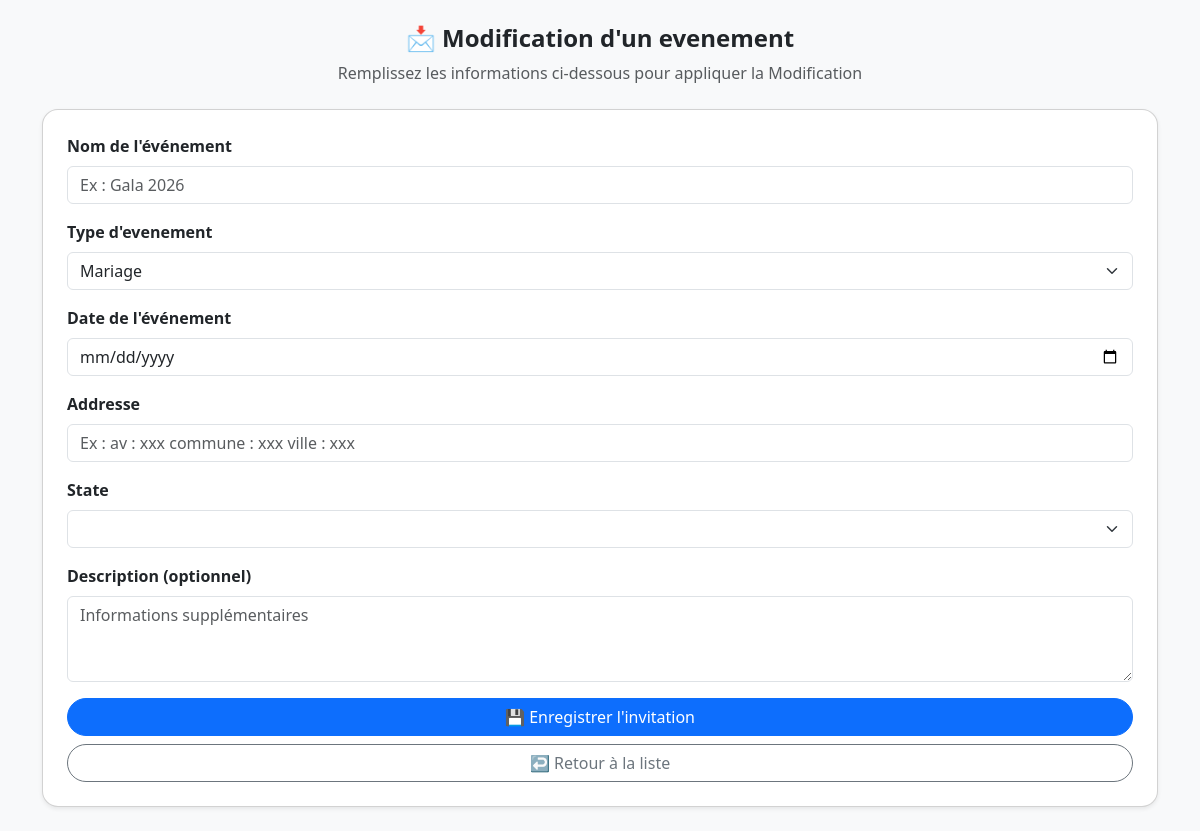
The page /edit_event/e589a537-2cef-4bb5-ab4b-d3e88845aa80 on the database as committed earlier.
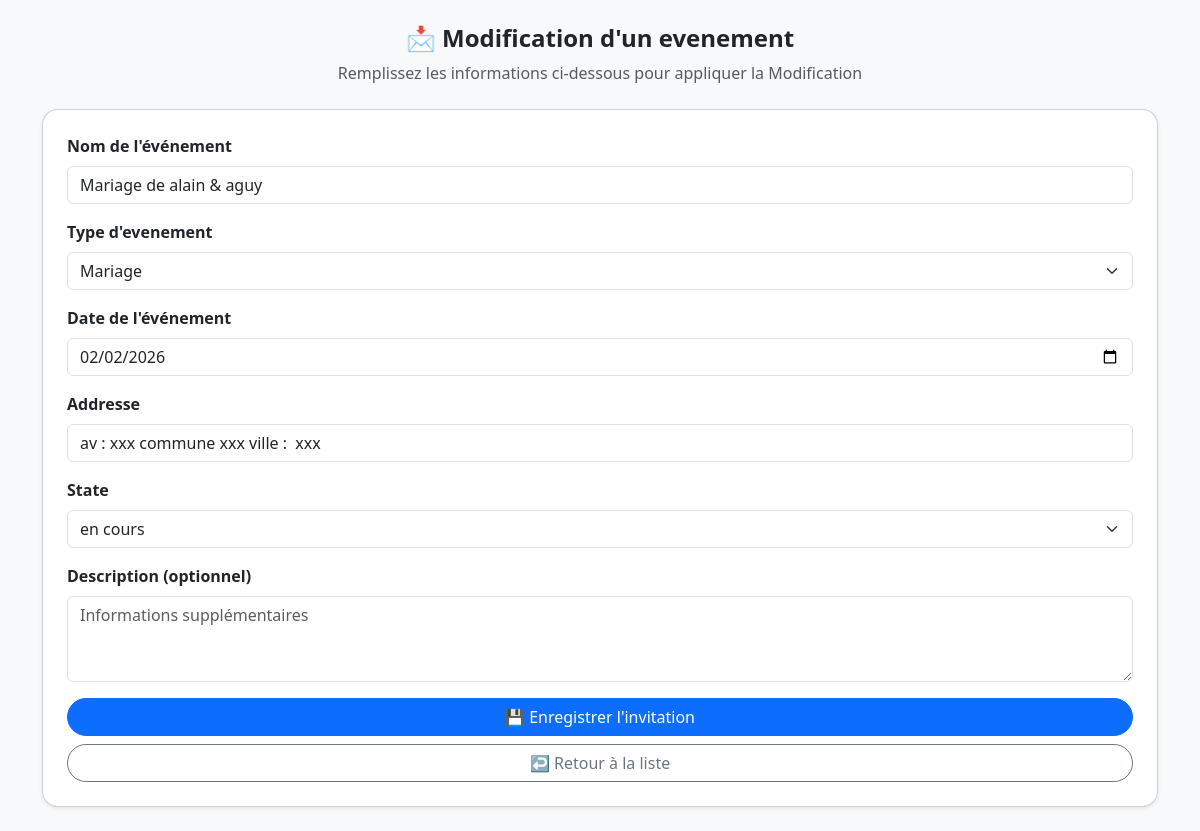
The same page on the database as committed later.
### models.py (models this page shows)
class Event(Base): #event table
    __tablename__="events"
    id = Column(String,primary_key=True,unique=True,default=lambda :str(uuid4()))
    name = Column(String(50))
    type = Column(String(50))
    date = Column(Date)
    address = Column(String(50))
    description = Column(Text,nullable=True)
    created_date = Column(DateTime,default=datetime.now())
    state = Column(String,default="en cours")
    guests = relationship("Guest",back_populates="event",cascade="all,delete")

### Routers/event.py (the view)
@Root.get("/edit_event/{event_id}")#la root pour la modification d'un evenement
def editEvent(request:Request,event_id : str,event:Session = Depends(connecting)):
    editEvent = event.query(Event).filter(Event.id == event_id).first()
    return templates.TemplateResponse("Event/Forms/edit_form.html",{'request':request,"event":editEvent})

### Templates/Event/Forms/edit_form.html (shortened to what this page needs)
<!DOCTYPE html>
<html lang="fr">
<head>
    <link href="https://cdn.jsdelivr.net/npm/bootstrap@5.3.2/dist/css/bootstrap.min.css" rel="stylesheet">
</head>
<body class="bg-light">
<div class="container py-4">
    <div class="mb-4 text-center">
        <h4 class="fw-bold">📩 Modification d'un evenement</h4>
        <p class="text-muted">Remplissez les informations ci-dessous pour appliquer la Modification</p>
    </div>
    <div class="card shadow-sm rounded-4 p-4">
        <form method="post" action="/edit_event/{{event.id}}">
            <div class="mb-3">
                <label for="titre" class="form-label fw-semibold">Nom de l'événement</label>
                <input type="text" class="form-control" id="titre" name="eventName" placeholder="Ex : Gala 2026" value="{{event.name}}" required>
            </div>
            <div class="mb-3">
                <label for="lieu" class="form-label fw-semibold">Type d'evenement</label>
                <select name="eventType" id="eventState" class="form-select">
                    <option value="Mariage"{%if event.type == 'Mariage' %}selected{%endif%}>Mariage</option>
                </select>
            </div>
            <div class="mb-3">
                <label for="date" class="form-label fw-semibold">Date de l'événement</label>
                <input type="date" class="form-control" id="date" name="eventDate" value="{{event.date}}" required>
            </div>
            <div class="mb-3">
                <label for="lieu" class="form-label fw-semibold">Addresse</label>
                <input type="text" class="form-control" id="lieu" name="eventAddress" placeholder="Ex : av : xxx commune : xxx ville : xxx" value="{{event.address}}" required>
            </div>
               <div class="mb-3">
                    <label for="lieu" class="form-label fw-semibold">State</label>
                    <select name="eventState" id="eventState" class="form-select">
                        <option value="{{event.state}}">{{event.state}}</option>
                        <option value="en cours">en cours</option>
                    </select>
                </div>
            <div class="mb-3">
                <label for="description" class="form-label fw-semibold">Description (optionnel)</label>
                <textarea class="form-control" id="description" name="eventDescription" rows="3" value="{{event.description}}" placeholder="Informations supplémentaires"></textarea>
            </div>
            <div class="d-grid gap-2">
                <button type="submit" class="btn btn-primary rounded-pill">💾 Enregistrer l'invitation</button>
                <a href="{{url_for('event_list')}}" class="btn btn-outline-secondary rounded-pill">↩️ Retour à la liste</a>
            </div>
        </form>
    </div>
</div>
</body>
</html>

Rows that differ between the two databases and show on the page:
added Event: eventName "Mariage de alain & aguy", eventType "Mariage", eventDate "02/02/2026", eventAddress "av : xxx commune xxx ville : xxx", eventState "en cours", eventDescription "Informations supplémentaires"
Other text that changed with them:
form field eventType: "Mariage" → (not shown)
form field eventDescription: "Informations supplémentaires" → (not shown)
